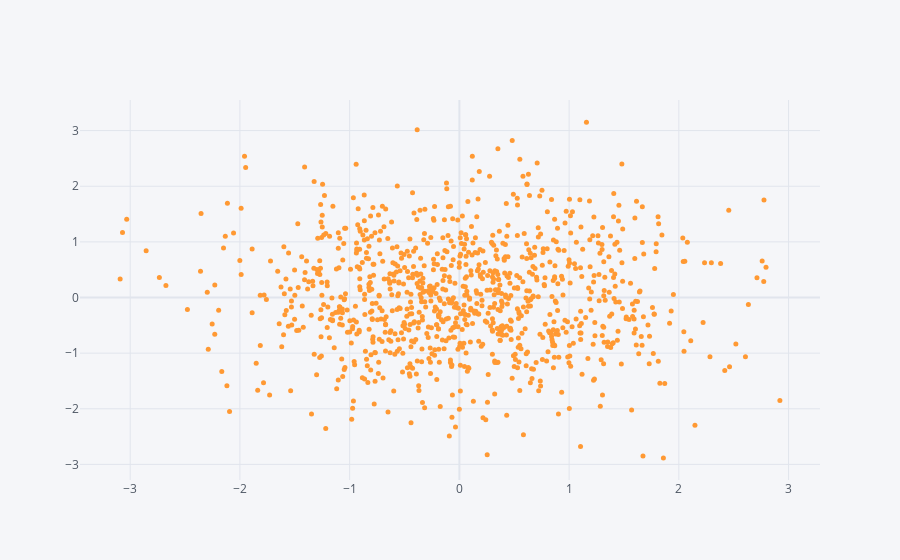
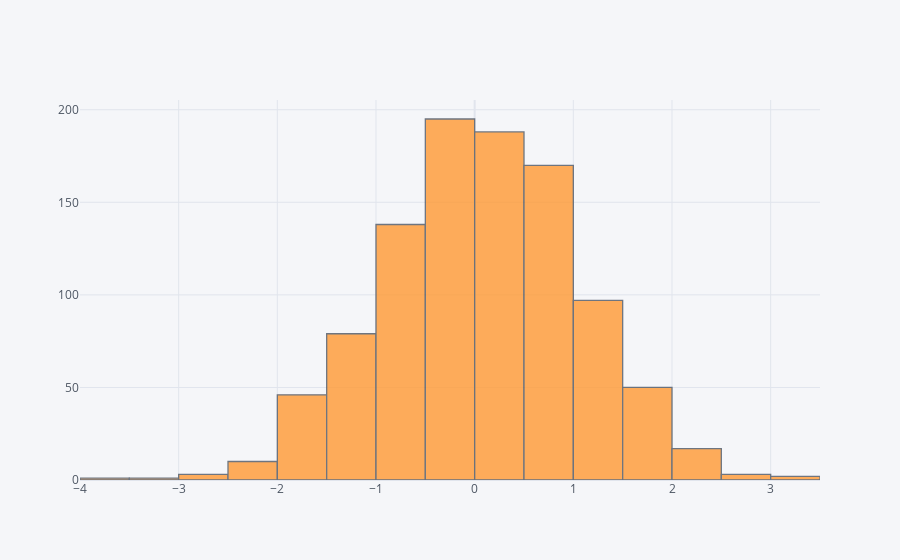

Notebook source saved alongside these figures, in order:
### Code cell
data.iplot(kind='scatter',x='A',y='B',mode='markers',size=5)
# we can specify other kinds like box/heatmap... etc..., & specify the X & Y if necessary.

# other example: histogram... 
data['F'].iplot(kind='hist',bins=25)

### Figure 1 — Plotly figure (JSON) as saved in the notebook; plotly's stock layout.template omitted (floating-point values rounded to 4 significant figures; data arrays with more than 128 entries replaced by an {"elided": "..."} marker saying what was removed)
{"data": [{"line": {"color": "rgba(255, 153, 51, 1.0)", "dash": "solid", "shape": "linear", "width": 1.3}, "marker": {"size": 5, "symbol": "circle"}, "mode": "markers", "name": "B", "text": "", "type": "scatter", "x": {"elided": "1000 float values"}, "y": {"elided": "1000 float values"}}], "layout": {"legend": {"bgcolor": "#F5F6F9", "font": {"color": "#4D5663"}}, "paper_bgcolor": "#F5F6F9", "plot_bgcolor": "#F5F6F9", "title": {"font": {"color": "#4D5663"}}, "xaxis": {"gridcolor": "#E1E5ED", "showgrid": true, "tickfont": {"color": "#4D5663"}, "title": {"font": {"color": "#4D5663"}, "text": ""}, "zerolinecolor": "#E1E5ED"}, "yaxis": {"gridcolor": "#E1E5ED", "showgrid": true, "tickfont": {"color": "#4D5663"}, "title": {"font": {"color": "#4D5663"}, "text": ""}, "zerolinecolor": "#E1E5ED"}}}

### Figure 2 — Plotly figure (JSON) as saved in the notebook; plotly's stock layout.template omitted (floating-point values rounded to 4 significant figures; data arrays with more than 128 entries replaced by an {"elided": "..."} marker saying what was removed)
{"data": [{"histfunc": "count", "histnorm": "", "marker": {"color": "rgba(255, 153, 51, 1.0)", "line": {"color": "#4D5663", "width": 1.3}}, "name": "F", "nbinsx": 25, "opacity": 0.8, "orientation": "v", "type": "histogram", "x": {"elided": "1000 float values"}}], "layout": {"barmode": "overlay", "legend": {"bgcolor": "#F5F6F9", "font": {"color": "#4D5663"}}, "paper_bgcolor": "#F5F6F9", "plot_bgcolor": "#F5F6F9", "title": {"font": {"color": "#4D5663"}}, "xaxis": {"gridcolor": "#E1E5ED", "showgrid": true, "tickfont": {"color": "#4D5663"}, "title": {"font": {"color": "#4D5663"}, "text": ""}, "zerolinecolor": "#E1E5ED"}, "yaxis": {"gridcolor": "#E1E5ED", "showgrid": true, "tickfont": {"color": "#4D5663"}, "title": {"font": {"color": "#4D5663"}, "text": ""}, "zerolinecolor": "#E1E5ED"}}}
